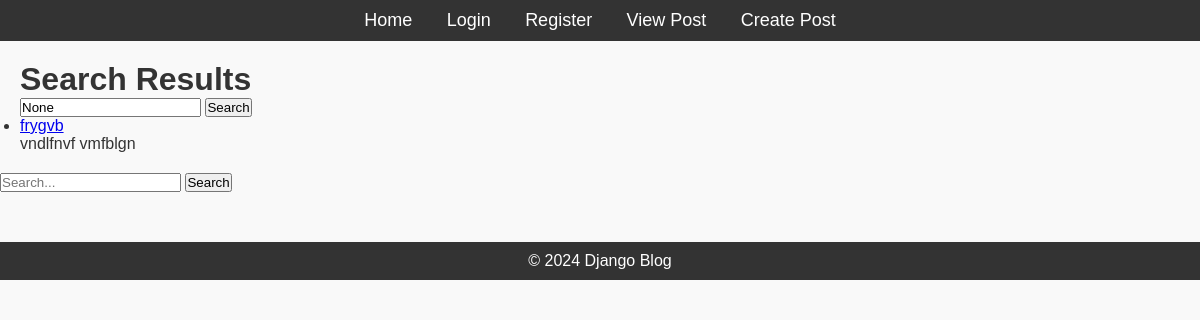
/search/, run on an earlier commit of the app's database.
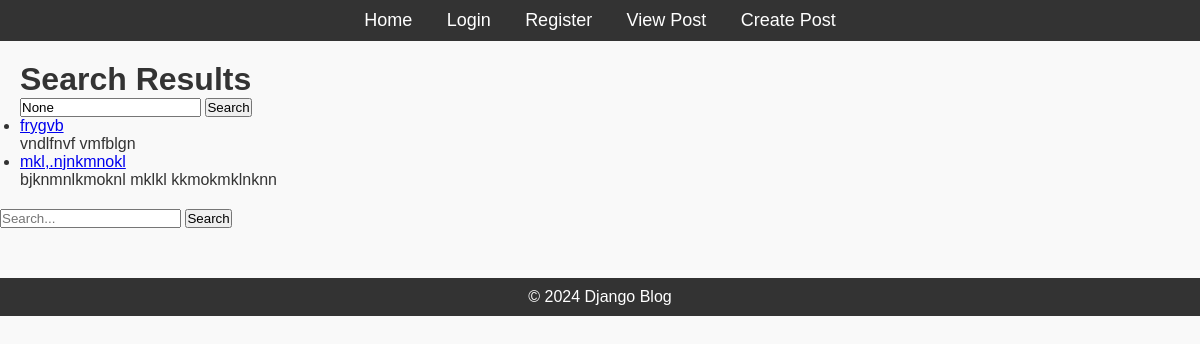
And on a later commit of the database.
### blog/models.py (models this page shows, shortened)
class Post(models.Model):
    title = models.CharField(max_length=200)
    content = models.TextField()
    published_date = models.DateTimeField(auto_now_add=True)
    author = models.ForeignKey(User, on_delete=models.CASCADE, related_name="posts")
    tags = TaggableManager()  # Use TaggableManager for tag management

### blog/views.py (the view)
# urls.py: path('search/', post_search, name='post_search'),
def post_search(request):
    query = request.GET.get('q')
    if query:
        posts = Post.objects.filter(
            Q(title__icontains=query) |
            Q(content__icontains=query) |
            Q(tags__name__icontains=query)
        ).distinct()  # Use distinct() to avoid duplicate posts in results
    else:
        posts = Post.objects.all()  # Show all posts if no query is provided
    context = {
        'posts': posts,
        'query': query,
    }
    return render(request, 'blog/post_search.html', context)

### blog/templates/blog/post_search.html (shortened to what this page needs)
{% extends 'blog/base.html' %}
{% block content %}
    <h1>Search Results</h1>
    <form method="GET" action="{% url 'post_search' %}">
        <input type="text" name="q" placeholder="Search..." value="{{ query }}">
        <button type="submit">Search</button>
    </form>
    {% if posts %}
        <ul>
            {% for post in posts %}
                <li>
                    <a href="{% url 'post_detail' post.pk %}">{{ post.title }}</a>
                    <p>{{ post.content|truncatewords:20 }}</p>
                </li>
            {% endfor %}
        </ul>
    {% else %}
        <p>No posts found matching your query.</p>
    {% endif %}
{% endblock %}

What changed in the data, as far as the page shows it:
added Post: title "mkl,.njnkmnokl", content "bjknmnlkmoknl mklkl kkmokmklnknn"
